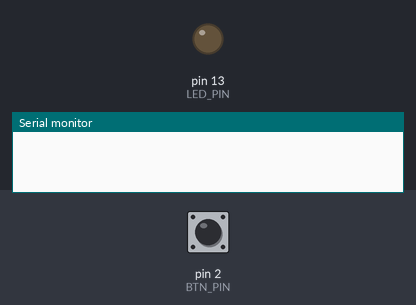
The sketch below on a simulated Arduino Uno, built with avr-gcc and run on an emulated ATmega328P. On the bench: output pins drawn as LEDs (lit = HIGH), the last lines printed to the serial monitor. Inputs (shaded band) come from the test bench; at power-on: pin 2 (BTN_PIN) HIGH.

Above: at 1.2 s.
1.3 s: pin 2 (BTN_PIN) pulled LOW for 0.15 s
At 2.4 s:
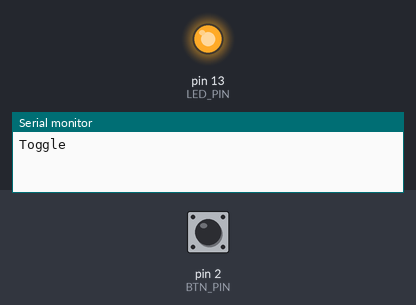
2.9 s: pin 2 (BTN_PIN) pulled LOW for 1 s
At 3.6 s:
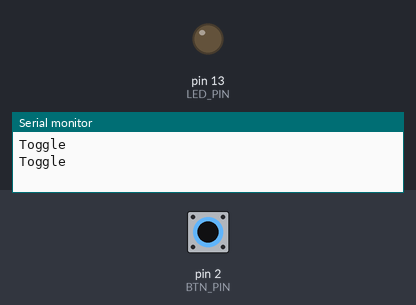
5.4 s: pin 2 (BTN_PIN) pulled LOW for 3.2 s
At 6.8 s:
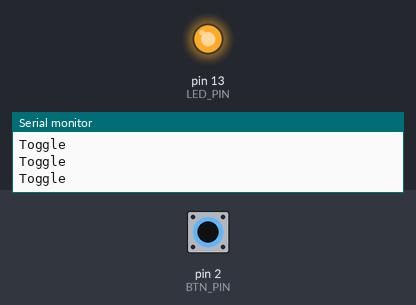
Timing chart, 0 to 8.4 s (numbered marks = the images above; inputs shaded):
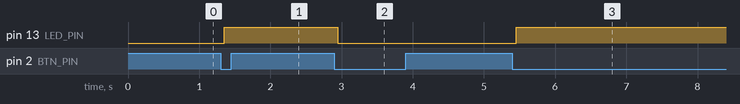

The sketch:

day-03-debounce.ino
```cpp
const uint8_t LED_PIN = 13;
const uint8_t BTN_PIN = 2;
const unsigned long DEBOUNCE_MS = 50;

bool ledOn = false;
int lastReading = HIGH;
int stableState = HIGH;
unsigned long lastDebounce = 0;

void setup() {
  pinMode(LED_PIN, OUTPUT);
  pinMode(BTN_PIN, INPUT_PULLUP);
  Serial.begin(9600);
}

void loop() {
  int reading = digitalRead(BTN_PIN);
  if (reading != lastReading) lastDebounce = millis();
  if ((millis() - lastDebounce) > DEBOUNCE_MS) {
    if (reading != stableState) {
      stableState = reading;
      if (stableState == LOW) {
        ledOn = !ledOn;
        digitalWrite(LED_PIN, ledOn ? HIGH : LOW);
        Serial.println(F("Toggle"));
      }
    }
  }
  lastReading = reading;
}
```

Measured:
- after the input at 1.3 s, pin 13 (LED_PIN): LOW → HIGH after 0.05 s
- after the input at 2.9 s, pin 13 (LED_PIN): HIGH → LOW after 0.05 s
- after the input at 5.4 s, pin 13 (LED_PIN): LOW → HIGH after 0.05 s
